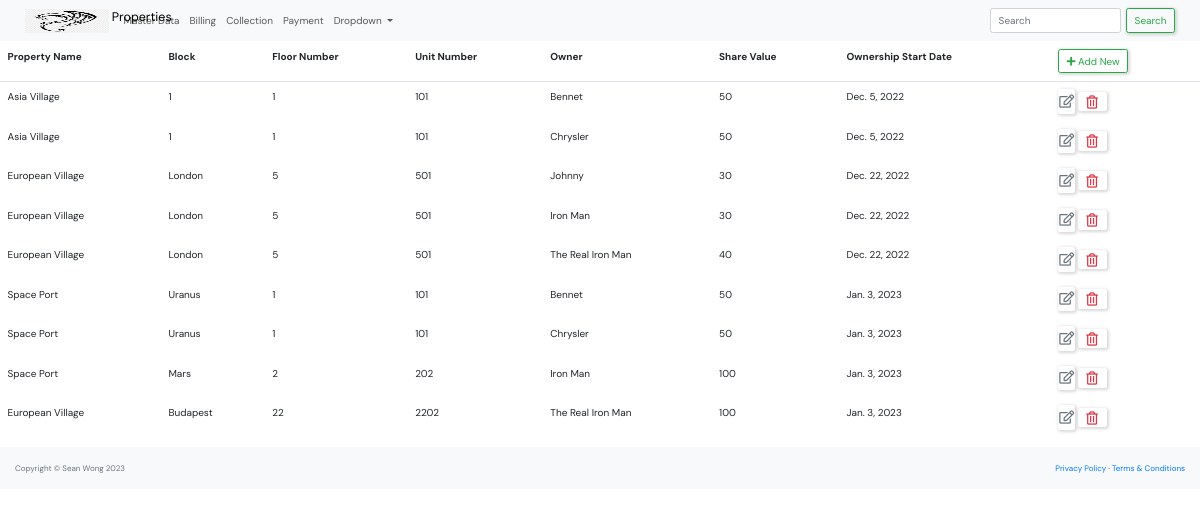
Page /master_data/unit_list/ (signed in) on the committed database.
### master_data/models.py (models this page shows, shortened)
class Unit(models.Model):
    property=models.ForeignKey(Property, on_delete=models.CASCADE)
    block=models.CharField(max_length=50, null=True, blank=True)
    floor=models.CharField(max_length=50, null=True, blank=True)
    unit_number=models.CharField(max_length=10)
    owner = models.ForeignKey(Owner, null=True, blank=True, on_delete=models.SET_NULL)
    share_value = models.PositiveIntegerField(null=True, blank=True, default=100)
    ownership_start_date=models.DateField()

class Property(models.Model):
    PROPERTY_TYPE = [
        ('L', 'Leasehold'),
        ('F', 'Freehold'),
        ('O', 'Others'),
    ]
    CONTRACT_PERIOD =[
        ('1', '1 Year'),
        ('3', '3 Years'),
        ('5', '5 Years'),
    ]
    name = models.CharField(max_length=250)
    type = models.CharField(max_length=1, choices=PROPERTY_TYPE)
    address = models.CharField(max_length=250)
    postal_code = models.CharField(max_length=10)
    phone = models.CharField(max_length=10)
    web = models.URLField()
    email=models.EmailField()
    manager= models.ForeignKey('Manager', null=True, on_delete=models.SET_NULL)
    contract_period=models.CharField(max_length=1, choices=CONTRACT_PERIOD)
    start_date=models.DateField()
    description=models.TextField(null=True, blank=True)
    def __str__(self):
        return self.name

class Owner(models.Model):
    family_name = models.CharField(max_length=250)
    given_name = models.CharField(max_length=250)
    preferred_name = models.CharField(max_length=250)
    phone = models.CharField(max_length=10)
    email=models.EmailField()
    def __str__(self):
        return self.preferred_name

### master_data/views.py (the view)
# urls.py: path('unit_list/',views.unit_list, name='unit-list'),
def unit_list(request):
    context = {'unit_list': Unit.objects.all()}
    return render(request, "master_data/unit_list.html", context)

### master_data/templates/master_data/unit_list.html (shortened to what this page needs)
{% extends "base.html" %}
            {% block content %}
            <table class="table table-borderless">
                <thead class="border-bottom font-weight-bold">
                    <tr>
                        <td>Property Name</td>
                        <td>Block</td>
                        <td>Floor Number</td>
                        <td>Unit Number</td>
                        <td>Owner</td>
                        <td>Share Value</td>
                        <td>Ownership Start Date</td>
                        <td>
                            <a href="{% url 'unit-create' %}" class="btn btn-outline-success">
                                <i class="fas fa-plus"></i> Add New
                            </a>
                        </td>
                    </tr>
                </thead>
                <tbody>
                    {% for unit in unit_list %}
                        <tr>
                            <td>{{unit.property}}</td>
                            <td>{{unit.block}}</td>
                            <td>{{unit.floor}}</td>
                            <td>{{unit.unit_number}}</td>
                            <td>{{unit.owner}}</td>
                            <td>{{unit.share_value}}</td>
                            <td>{{unit.ownership_start_date}}</td>
                            <td>
                                <a href="{% url 'unit-update' unit.id %}" class="btn text-secondary px-0">
                                    <i class="far fa-edit fa-lg"></i>
                                </a>
                                <form action="{% url 'unit-delete' unit.id %}" method="post" class="d-inline">
                                    <button type="submit" class="btn">
                                        <i class="far fa-trash-alt fa-lg text-danger float-right"></i>
                                    </button>
                                </form>
                            </td>
                        </tr>
                    {% endfor %}
                </tbody>
            </table>
            {% endblock content %}

### static/css/style.css (style rules this page uses)
* { font-family: "DM Sans", -apple-system, BlinkMacSystemFont, "Segoe UI", Roboto, Oxygen, Ubuntu, Cantarell, "Open Sans", "Helvetica Neue", sans-serif; margin: 0; padding: 0; box-sizing: border-box; text-rendering: optimizeLegibility; font-size: inherit; }
html { font-size: 56.25%; }
@media only screen and (min-width: 1200px) { html { font-size: 62.5%; } }
body { line-height: 1.6; font-weight: 400; font-size: 1.5rem; color: var(--color-light-gray); background-color: var(--color-bg); min-height: 100vh; }
a { display: inline-block; color: var(--color-main); text-decoration: none; }
.btn { background-color: transparent; border: none; display: inline-flex; align-items: center; gap: 1rem; cursor: pointer; transition: all ease-in-out 0.3s; padding: 1rem 2rem; border-radius: 5px; box-shadow: 1px 1px 3px 1px rgba(0, 0, 0, 0.15); font-weight: 500; }

### rows in the picture
Unit: property "Asia Village", block "1", floor "1", unit_number "101", owner "Bennet", share_value "50", ownership_start_date "Dec. 5, 2022"
Unit: property "Asia Village", block "1", floor "1", unit_number "101", owner "Chrysler", share_value "50", ownership_start_date "Dec. 5, 2022"
Unit: property "European Village", block "London", floor "5", unit_number "501", owner "Johnny", share_value "30", ownership_start_date "Dec. 22, 2022"
Unit: property "European Village", block "London", floor "5", unit_number "501", owner "Iron Man", share_value "30", ownership_start_date "Dec. 22, 2022"
Unit: property "European Village", block "London", floor "5", unit_number "501", owner "The Real Iron Man", share_value "40", ownership_start_date "Dec. 22, 2022"
Unit: property "Space Port", block "Uranus", floor "1", unit_number "101", owner "Bennet", share_value "50", ownership_start_date "Jan. 3, 2023"
Unit: property "Space Port", block "Uranus", floor "1", unit_number "101", owner "Chrysler", share_value "50", ownership_start_date "Jan. 3, 2023"
Unit: property "Space Port", block "Mars", floor "2", unit_number "202", owner "Iron Man", share_value "100", ownership_start_date "Jan. 3, 2023"
Unit: property "European Village", block "Budapest", floor "22", unit_number "2202", owner "The Real Iron Man", share_value "100", ownership_start_date "Jan. 3, 2023"
